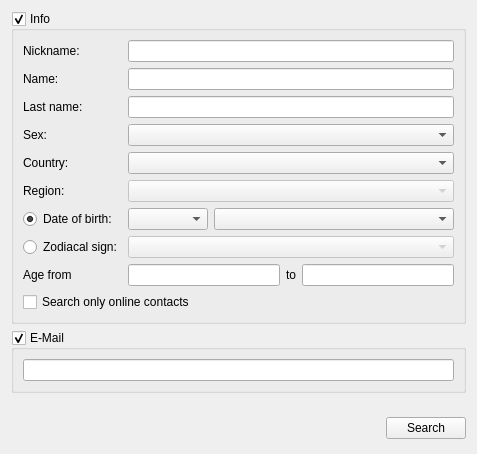
<ui version="4.0" >
 <class>SearchContactsForm</class>
 <widget class="QWidget" name="SearchContactsForm" >
  <property name="geometry" >
   <rect>
    <x>0</x>
    <y>0</y>
    <width>473</width>
    <height>454</height>
   </rect>
  </property>
  <property name="windowTitle" >
   <string>Search contacts</string>
  </property>
  <property name="windowIcon" >
   <iconset resource="res.qrc" >
    <normaloff>:/icons/cl_add_contact.png</normaloff>:/icons/cl_add_contact.png</iconset>
  </property>
  <layout class="QVBoxLayout" >
   <item>
    <widget class="RadioGroupBox" name="infoGroupBox" >
     <property name="title" >
      <string>Info</string>
     </property>
     <property name="checkable" >
      <bool>true</bool>
     </property>
     <layout class="QVBoxLayout" >
      <item>
       <layout class="QVBoxLayout" >
        <item>
         <layout class="QGridLayout" >
          <item row="0" column="0" >
           <widget class="QLabel" name="label" >
            <property name="text" >
             <string>Nickname:</string>
            </property>
           </widget>
          </item>
          <item row="0" column="1" >
           <widget class="QLineEdit" name="nicknameEdit" />
          </item>
          <item row="1" column="0" >
           <widget class="QLabel" name="label_2" >
            <property name="text" >
             <string>Name:</string>
            </property>
           </widget>
          </item>
          <item row="1" column="1" >
           <widget class="QLineEdit" name="nameEdit" />
          </item>
          <item row="2" column="0" >
           <widget class="QLabel" name="label_3" >
            <property name="text" >
             <string>Last name:</string>
            </property>
           </widget>
          </item>
          <item row="2" column="1" >
           <widget class="QLineEdit" name="lastnameEdit" />
          </item>
          <item row="3" column="0" >
           <widget class="QLabel" name="label_4" >
            <property name="text" >
             <string>Sex:</string>
            </property>
           </widget>
          </item>
          <item row="3" column="1" >
           <widget class="QComboBox" name="sexBox" />
          </item>
          <item row="4" column="0" >
           <widget class="QLabel" name="label_5" >
            <property name="text" >
             <string>Country:</string>
            </property>
           </widget>
          </item>
          <item row="4" column="1" >
           <widget class="QComboBox" name="countryBox" />
          </item>
          <item row="5" column="0" >
           <widget class="QLabel" name="label_6" >
            <property name="text" >
             <string>Region:</string>
            </property>
           </widget>
          </item>
          <item row="5" column="1" >
           <widget class="QComboBox" name="regionBox" >
            <property name="enabled" >
             <bool>false</bool>
            </property>
           </widget>
          </item>
          <item row="6" column="0" >
           <widget class="QRadioButton" name="birthdateRadioButton" >
            <property name="text" >
             <string>Date of birth:</string>
            </property>
            <property name="checked" >
             <bool>true</bool>
            </property>
           </widget>
          </item>
          <item row="7" column="0" >
           <widget class="QRadioButton" name="zodiacRadioButton" >
            <property name="enabled" >
             <bool>true</bool>
            </property>
            <property name="text" >
             <string>Zodiacal sign:</string>
            </property>
           </widget>
          </item>
          <item row="7" column="1" >
           <widget class="QComboBox" name="zodiacBox" >
            <property name="enabled" >
             <bool>false</bool>
            </property>
            <property name="maxVisibleItems" >
             <number>13</number>
            </property>
           </widget>
          </item>
          <item row="8" column="0" >
           <widget class="QLabel" name="label_7" >
            <property name="text" >
             <string>Age from</string>
            </property>
           </widget>
          </item>
          <item row="8" column="1" >
           <layout class="QHBoxLayout" >
            <item>
             <widget class="QLineEdit" name="fromAgeEdit" />
            </item>
            <item>
             <widget class="QLabel" name="label_8" >
              <property name="text" >
               <string>to</string>
              </property>
             </widget>
            </item>
            <item>
             <widget class="QLineEdit" name="toAgeEdit" />
            </item>
           </layout>
          </item>
          <item row="6" column="1" >
           <layout class="QHBoxLayout" >
            <item>
             <widget class="QComboBox" name="birthDayBox" >
              <property name="sizePolicy" >
               <sizepolicy vsizetype="Fixed" hsizetype="Preferred" >
                <horstretch>1</horstretch>
                <verstretch>0</verstretch>
               </sizepolicy>
              </property>
             </widget>
            </item>
            <item>
             <widget class="QComboBox" name="birthMonthBox" >
              <property name="sizePolicy" >
               <sizepolicy vsizetype="Fixed" hsizetype="Preferred" >
                <horstretch>3</horstretch>
                <verstretch>0</verstretch>
               </sizepolicy>
              </property>
             </widget>
            </item>
           </layout>
          </item>
         </layout>
        </item>
        <item>
         <widget class="QCheckBox" name="onlineContactsCheckBox" >
          <property name="text" >
           <string>Search only online contacts</string>
          </property>
         </widget>
        </item>
       </layout>
      </item>
     </layout>
    </widget>
   </item>
   <item>
    <widget class="RadioGroupBox" name="emailGroupBox" >
     <property name="title" >
      <string>E-Mail</string>
     </property>
     <property name="checkable" >
      <bool>true</bool>
     </property>
     <layout class="QVBoxLayout" >
      <item>
       <widget class="QLineEdit" name="emailEdit" />
      </item>
     </layout>
    </widget>
   </item>
   <item>
    <spacer>
     <property name="orientation" >
      <enum>Qt::Vertical</enum>
     </property>
     <property name="sizeHint" stdset="0" >
      <size>
       <width>455</width>
       <height>31</height>
      </size>
     </property>
    </spacer>
   </item>
   <item>
    <layout class="QHBoxLayout" >
     <item>
      <spacer>
       <property name="orientation" >
        <enum>Qt::Horizontal</enum>
       </property>
       <property name="sizeHint" stdset="0" >
        <size>
         <width>271</width>
         <height>29</height>
        </size>
       </property>
      </spacer>
     </item>
     <item>
      <widget class="QLabel" name="errorLabel" >
       <property name="palette" >
        <palette>
         <active>
          <colorrole role="WindowText" >
           <brush brushstyle="SolidPattern" >
            <color alpha="255" >
             <red>255</red>
             <green>0</green>
             <blue>0</blue>
            </color>
           </brush>
          </colorrole>
         </active>
         <inactive>
          <colorrole role="WindowText" >
           <brush brushstyle="SolidPattern" >
            <color alpha="255" >
             <red>255</red>
             <green>0</green>
             <blue>0</blue>
            </color>
           </brush>
          </colorrole>
         </inactive>
         <disabled>
          <colorrole role="WindowText" >
           <brush brushstyle="SolidPattern" >
            <color alpha="255" >
             <red>119</red>
             <green>119</green>
             <blue>119</blue>
            </color>
           </brush>
          </colorrole>
         </disabled>
        </palette>
       </property>
       <property name="text" >
        <string/>
       </property>
      </widget>
     </item>
     <item>
      <widget class="QPushButton" name="searchButton" >
       <property name="text" >
        <string>Search</string>
       </property>
      </widget>
     </item>
    </layout>
   </item>
  </layout>
 </widget>
 <customwidgets>
  <customwidget>
   <class>RadioGroupBox</class>
   <extends>QGroupBox</extends>
   <header>gui/radiogroupbox.h</header>
   <container>1</container>
  </customwidget>
 </customwidgets>
 <resources>
  <include location="res.qrc" />
 </resources>
 <connections>
  <connection>
   <sender>zodiacRadioButton</sender>
   <signal>toggled(bool)</signal>
   <receiver>zodiacBox</receiver>
   <slot>setEnabled(bool)</slot>
   <hints>
    <hint type="sourcelabel" >
     <x>89</x>
     <y>248</y>
    </hint>
    <hint type="destinationlabel" >
     <x>173</x>
     <y>251</y>
    </hint>
   </hints>
  </connection>
  <connection>
   <sender>birthdateRadioButton</sender>
   <signal>toggled(bool)</signal>
   <receiver>birthDayBox</receiver>
   <slot>setEnabled(bool)</slot>
   <hints>
    <hint type="sourcelabel" >
     <x>95</x>
     <y>221</y>
    </hint>
    <hint type="destinationlabel" >
     <x>148</x>
     <y>223</y>
    </hint>
   </hints>
  </connection>
  <connection>
   <sender>birthdateRadioButton</sender>
   <signal>toggled(bool)</signal>
   <receiver>birthMonthBox</receiver>
   <slot>setEnabled(bool)</slot>
   <hints>
    <hint type="sourcelabel" >
     <x>69</x>
     <y>221</y>
    </hint>
    <hint type="destinationlabel" >
     <x>318</x>
     <y>222</y>
    </hint>
   </hints>
  </connection>
 </connections>
</ui>
